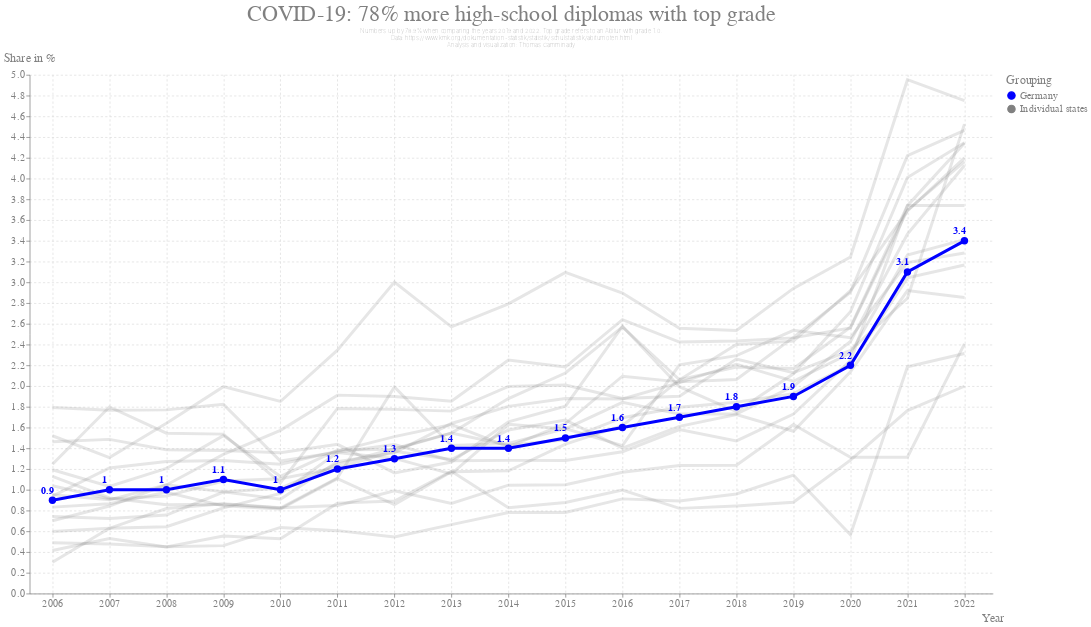

This figure's notebook cell:
### Code cell
chart = (
    alt.Chart(
        df.with_columns(
            pl.when(pl.col("Gruppierung") == "Deutschland")
            .then("Germany")
            .otherwise("Individual states")
            .alias("Gruppierung")
        ),
    )
    .mark_line(clip=True, point=False, size=4)
    .encode(
        x=alt.X("Jahr:Q").scale(domain=(2005.6, 2022.5)).axis(format="d").title("Year"),
        y=alt.Y("Anteil in Prozent:Q").scale(zero=True).title("Share in %"),
        color=alt.Color("Gruppierung:N")
        .scale(range=["blue", "gray"])
        .title("Grouping"),
        opacity=alt.condition(
            alt.datum["Gruppierung"] == "Germany", alt.value(1.0), alt.value(0.2)
        ),
        detail="Bundesland:N",
        # color=(
        #     alt.Color("Bundesland:N")
        #     .scale(zero=False, scheme="category20")
        #     .legend(columns=2, symbolLimit=0, labelLimit=0)
        # ),
    )
    .transform_filter(alt.datum["Note"] == 1.0)
    .properties(width=1300, height=700)
    .properties(
        title={
            # "text": "High-school diploma with top grade (1.0)",
            "text": "COVID-19: share of high-school diplomas with top grade up by 78%",
            **{
                "subtitle": [
                    "Numbers up by 78.9% when comparing the years 2019 and 2022. Top grade refers to an Abitur with grade 1.0.",
                    "Data: https://www.kmk.org/dokumentation-statistik/statistik/schulstatistik/abiturnoten.html",
                    "Analysis and visualization: Thomas Camminady",
                ],
                "subtitleFontSize": 8,
                "subtitleFontWeight": "lighter",
                "subtitleColor": "gray",
                "anchor": "middle",
            },
        },
    )
)
background_pre = (
    alt.Chart(pl.DataFrame({"from": [2006, 2019.5], "to": [2019.5, 2022]}))
    .mark_area(
        line={"color": "white"},
        color=alt.Gradient(
            gradient="linear",
            stops=[
                alt.GradientStop(color="white", offset=0),
                alt.GradientStop(color="white", offset=1),
            ],
            x1=0,
            x2=1,
            y1=1,
            y2=1,
        ),
    )
    .encode(
        x=alt.X("from:Q").title("Jahr"),
        x2=alt.X2("to:Q"),
        y=alt.value(0.0),
        y2=alt.value(700),
        opacity=alt.value(0.1),
    )
)
background_post = (
    alt.Chart(pl.DataFrame({"from": [2019.5, 2022], "to": [2022, 2022]}))
    .mark_area(
        line={"color": "white"},
        color=alt.Gradient(
            gradient="linear",
            stops=[
                alt.GradientStop(color="white", offset=0),
                alt.GradientStop(color="black", offset=1),
            ],
            x1=0,
            x2=1,
            y1=1,
            y2=1,
        ),
    )
    .encode(
        x=alt.X("from:Q").title("Jahr"),
        x2=alt.X2("to:Q"),
        y=alt.value(0.0),
        y2=alt.value(700),
        opacity=alt.value(0.1),
    )
)
text1 = (
    alt.Chart(
        pl.DataFrame(
            {
                "Jahr": [2021.9],
                "Anteil in Prozent": [0.2],
                "Text": ["COVID-19 Pandemie"],
            }
        )
    )
    .mark_text(fontSize=18, align="right")
    .encode(x="Jahr:Q", y="Anteil in Prozent:Q", text="Text:N")
)
# background_pre + background_post + chart + text1
(
    chart
    + chart.mark_text(dx=-7, dy=-13, fontSize=14, fontWeight="bold", clip=True)
    .encode(text="Anteil in Prozent:N")
    .transform_filter(alt.datum["Gruppierung"] == "Germany")
    + chart.mark_point(size=100, filled=True, clip=True).transform_filter(
        alt.datum["Gruppierung"] == "Germany"
    )
)

### Figure 1 — Vega-Lite specification as saved in the notebook (floating-point values rounded to 4 significant figures; data arrays with more than 128 entries replaced by an {"elided": "..."} marker saying what was removed)
{"config": {"text": {"color": "gray", "fontSize": 14}, "title": {"anchor": "middle", "fontWeight": "normal", "titleFontWeight": "normal", "labelFontWeight": "normal", "fontSize": 30, "titleFontSize": 16, "labelFontSize": 14, "color": "gray", "titleColor": "gray", "labelColor": "gray", "tickColor": "gray", "domainColor": "gray"}, "header": {"titleFontSize": 16, "labelFontSize": 16, "color": "gray", "titleColor": "gray", "labelColor": "gray", "titleFontWeight": "normal"}, "view": {"height": 350, "width": 1400, "strokeWidth": 0, "fill": "white"}, "axis": {"domain": true, "domainColor": "gray", "domainWidth": 1, "gridWidth": 1, "labelAngle": 0, "tickSize": 5, "gridCap": "round", "gridDash": [2, 4], "fontWeight": "normal", "titleFontWeight": "normal", "labelFontWeight": "normal", "fontSize": 30, "titleFontSize": 16, "labelFontSize": 14, "color": "gray", "titleColor": "gray", "labelColor": "gray", "tickColor": "gray"}, "axisX": {"titleAnchor": "end", "titleAlign": "center"}, "axisY": {"titleAnchor": "end", "titleAngle": 0, "titleAlign": "center", "titleY": -15, "titleX": 0}, "axisLeft": {"labelAlign": "right"}, "axisRight": {"titleAnchor": "end", "titleAngle": 0, "titleAlign": "center", "titleY": -15, "tickSize": 5, "tickColor": "gray", "labelPadding": 5, "labelAlign": "left"}, "facet": {"spacing": 50}, "legend": {"fontWeight": "normal", "titleFontWeight": "normal", "labelFontWeight": "normal", "fontSize": 30, "titleFontSize": 16, "labelFontSize": 14, "color": "gray", "titleColor": "gray", "labelColor": "gray", "tickColor": "gray", "domainColor": "gray"}}, "layer": [{"mark": {"type": "line", "clip": true, "point": false, "size": 4}, "encoding": {"color": {"field": "Gruppierung", "scale": {"range": ["blue", "gray"]}, "title": "Grouping", "type": "nominal"}, "detail": {"field": "Bundesland", "type": "nominal"}, "opacity": {"condition": {"test": "(datum['Gruppierung'] === 'Germany')", "value": 1.0}, "value": 0.2}, "x": {"axis": {"format": "d"}, "field": "Jahr", "scale": {"domain": [2006.0, 2022.0]}, "title": "Year", "type": "quantitative"}, "y": {"field": "Anteil in Prozent", "scale": {"zero": true}, "title": "Share in %", "type": "quantitative"}}, "title": {"text": "COVID-19: 78% more high-school diplomas with top grade", "subtitle": ["Numbers up by 78.9% when comparing the years 2019 and 2022. Top grade refers to an Abitur with grade 1.0.", "Data: https://www.kmk.org/dokumentation-statistik/statistik/schulstatistik/abiturnoten.html", "Analysis and visualization: Thomas Camminady"], "subtitleFontSize": 8, "subtitleFontWeight": "lighter", "subtitleColor": "gray", "anchor": "middle"}, "transform": [{"filter": "(datum['Note'] === 1.0)"}]}, {"mark": {"type": "text", "clip": true, "dx": -7, "dy": -13, "fontSize": 14, "fontWeight": "bold"}, "encoding": {"color": {"field": "Gruppierung", "scale": {"range": ["blue", "gray"]}, "title": "Grouping", "type": "nominal"}, "detail": {"field": "Bundesland", "type": "nominal"}, "opacity": {"condition": {"test": "(datum['Gruppierung'] === 'Germany')", "value": 1.0}, "value": 0.2}, "text": {"field": "Anteil in Prozent", "type": "nominal"}, "x": {"axis": {"format": "d"}, "field": "Jahr", "scale": {"domain": [2006.0, 2022.0]}, "title": "Year", "type": "quantitative"}, "y": {"field": "Anteil in Prozent", "scale": {"zero": true}, "title": "Share in %", "type": "quantitative"}}, "title": {"text": "COVID-19: 78% more high-school diplomas with top grade", "subtitle": ["Numbers up by 78.9% when comparing the years 2019 and 2022. Top grade refers to an Abitur with grade 1.0.", "Data: https://www.kmk.org/dokumentation-statistik/statistik/schulstatistik/abiturnoten.html", "Analysis and visualization: Thomas Camminady"], "subtitleFontSize": 8, "subtitleFontWeight": "lighter", "subtitleColor": "gray", "anchor": "middle"}, "transform": [{"filter": "(datum['Note'] === 1.0)"}, {"filter": "(datum['Gruppierung'] === 'Germany')"}]}, {"mark": {"type": "point", "clip": true, "filled": true, "size": 100}, "encoding": {"color": {"field": "Gruppierung", "scale": {"range": ["blue", "gray"]}, "title": "Grouping", "type": "nominal"}, "detail": {"field": "Bundesland", "type": "nominal"}, "opacity": {"condition": {"test": "(datum['Gruppierung'] === 'Germany')", "value": 1.0}, "value": 0.2}, "x": {"axis": {"format": "d"}, "field": "Jahr", "scale": {"domain": [2006.0, 2022.0]}, "title": "Year", "type": "quantitative"}, "y": {"field": "Anteil in Prozent", "scale": {"zero": true}, "title": "Share in %", "type": "quantitative"}}, "title": {"text": "COVID-19: 78% more high-school diplomas with top grade", "subtitle": ["Numbers up by 78.9% when comparing the years 2019 and 2022. Top grade refers to an Abitur with grade 1.0.", "Data: https://www.kmk.org/dokumentation-statistik/statistik/schulstatistik/abiturnoten.html", "Analysis and visualization: Thomas Camminady"], "subtitleFontSize": 8, "subtitleFontWeight": "lighter", "subtitleColor": "gray", "anchor": "middle"}, "transform": [{"filter": "(datum['Note'] === 1.0)"}, {"filter": "(datum['Gruppierung'] === 'Germany')"}]}], "data": {"name": "data-ad689f5533315d26634f0a3de021d362"}, "height": 700, "width": 1300, "$schema": "https://vega.github.io/schema/vega-lite/v5.8.0.json", "datasets": {"data-ad689f5533315d26634f0a3de021d362": {"elided": "8959 records"}}}
